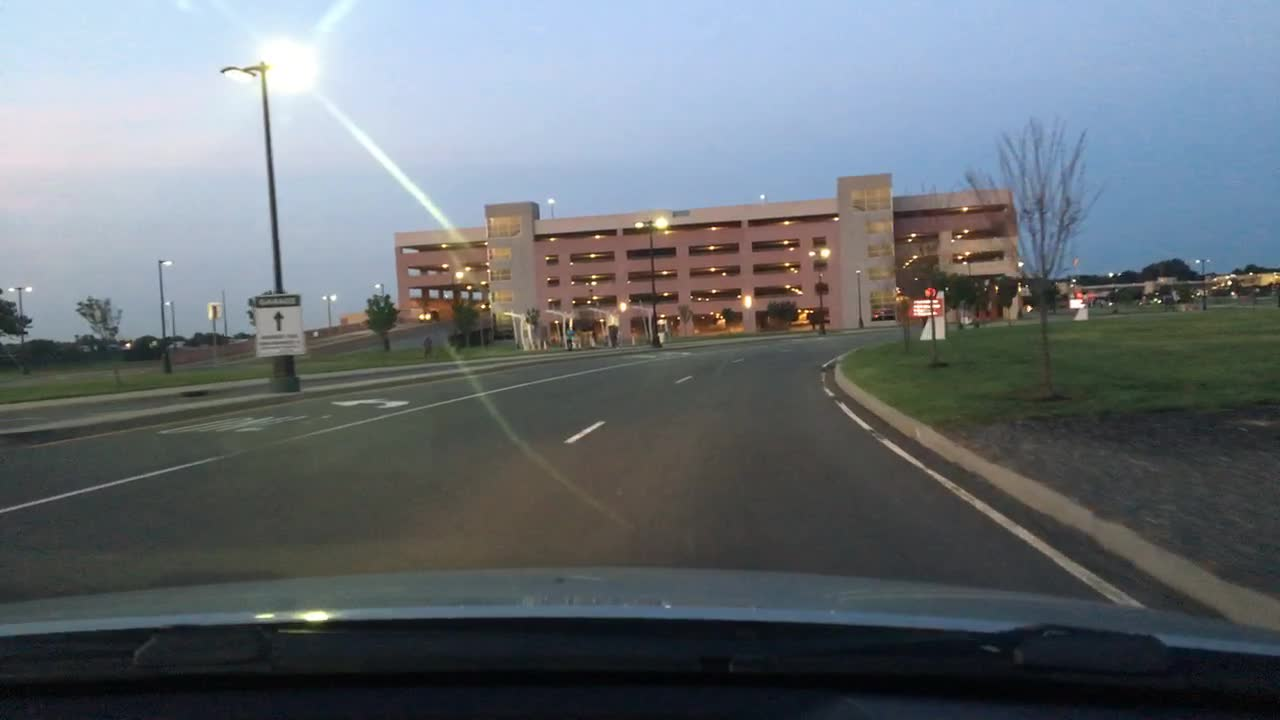
#> input picture data/raw/bdd_subset/images/0000f77c-62c2a288.jpg, 1280 x 720 px; its folder holds only this picture in this run
$ python -i restoration.py   (imports and definitions only)
#> lines starting #> are read from the running program, lines starting #| are printed output that depends on the picture
"""
Restoration / enhancement module (Stage 3: classical pre-processing fixes).

  - restore_compression : bilateral filtering on luma channel (deblocking)
  - restore_lowlight     : gamma correction + CLAHE local contrast boost
  - restore_motion_blur  : three motion-blur deconvolution variants are kept side by
                            side (not just the final one) because comparing them is
                            itself part of this project's story -- see README §7.1 and
                            results/tables/motion_blur_method_comparison.csv.

All existing, standard techniques (cv2 / skimage) - no custom algorithms.
"""
import cv2
import numpy as np
from skimage.restoration import wiener as skimage_wiener, richardson_lucy

from distortions import get_motion_blur_kernel


# [7 lines left out: function restore_compression, not called in this run]


def restore_lowlight(img_rgb: np.ndarray, gamma: float = 0.35, clip_limit: float = 6.0) -> np.ndarray:
    """Gamma-lift dark pixels, then CLAHE for local contrast on the L channel (LAB space)."""
#> called with gamma = 0.35, clip_limit = 6
    lut = ((np.arange(256) / 255.0) ** gamma * 255)
    lut = np.clip(lut, 0, 255).astype(np.uint8)
    img_gamma = cv2.LUT(img_rgb, lut)
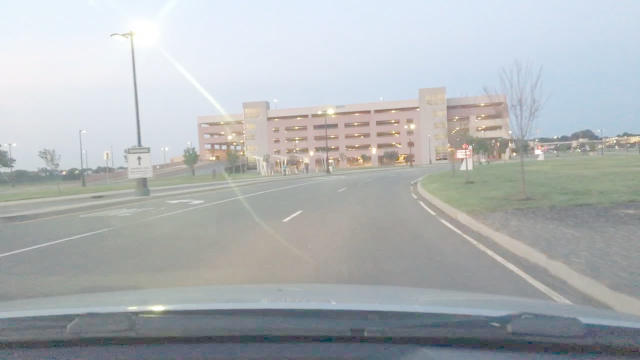
#> img_gamma: shape (720, 1280, 3) (shown at 1/2 size); mean R, G, B 175.8, 180.2, 182.1

    lab = cv2.cvtColor(img_gamma, cv2.COLOR_RGB2LAB)
#> lab: shape (720, 1280, 3); mean of channels 0, 1, 2 185.6, 127, 126.6
    l, a, b = cv2.split(lab)
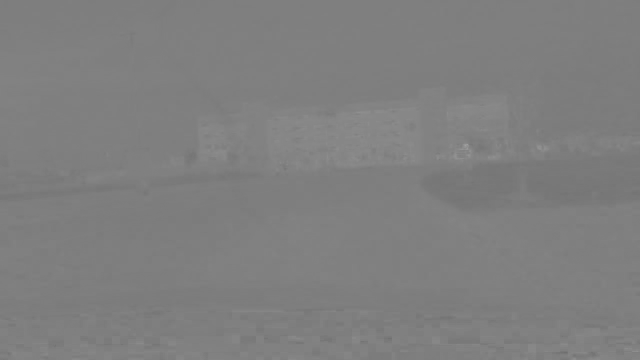
#> a: shape (720, 1280) (shown at 1/2 size); min 106, max 178, mean 127
    clahe = cv2.createCLAHE(clipLimit=clip_limit, tileGridSize=(8, 8))
    l = clahe.apply(l)
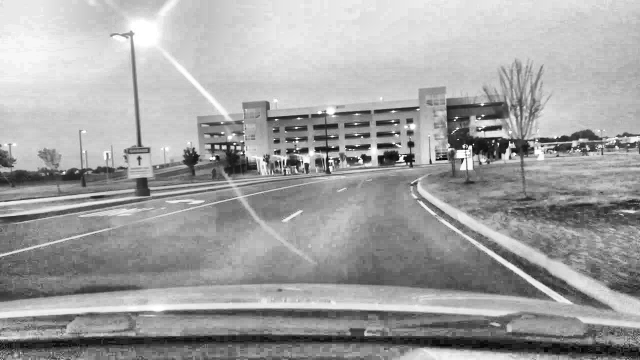
#> l: shape (720, 1280) (shown at 1/2 size); min 1, max 255, mean 162.3
    out = cv2.cvtColor(cv2.merge([l, a, b]), cv2.COLOR_LAB2RGB)
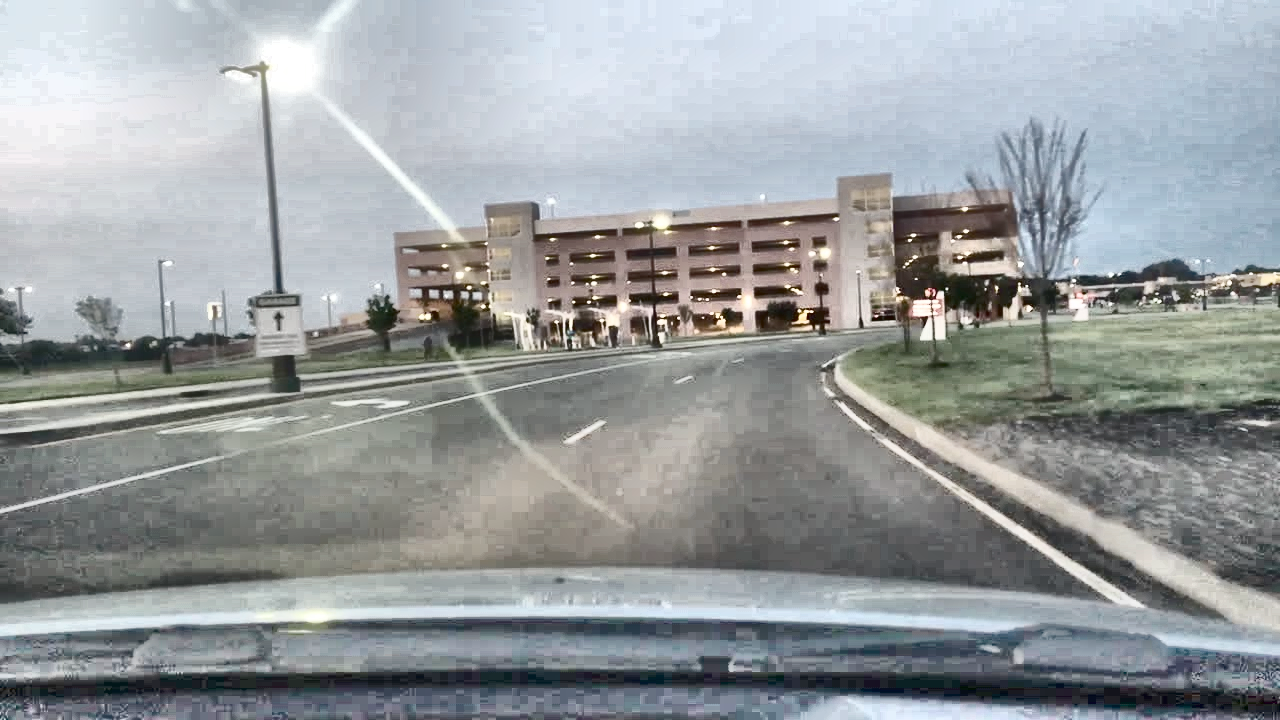
#> out: shape (720, 1280, 3); mean R, G, B 152.3, 156.8, 158.7
    return out


# ----------------------------------------------------------------------
# Motion blur: three variants, kept side by side deliberately.
#
# WHY Wiener deconvolution degrades as the blur kernel gets longer (this is the
# actual mechanism, not just "it needed tuning"):
#
# Wiener deconvolution works in the frequency domain: it divides by the blur
# kernel's frequency response (regularized by `balance` to avoid dividing by ~0).
# A linear motion-blur kernel of length L has a sinc-shaped frequency response with
# *zeros* (nulls) spaced ~1/L apart - the longer the kernel, the MORE nulls, MORE
# densely packed. Near each null, the unregularized inverse blows up, amplifying
# whatever noise/quantization exists at that frequency. A single `balance` value is
# a single global tradeoff between "suppress noise near the nulls" and "actually
# deblur" - for a long kernel with many closely-spaced nulls, no single value works
# well everywhere: too small -> severe amplification (visible as periodic spatial
# ringing, since the nulls are periodic in frequency); too large -> the deblurring
# effect is suppressed almost everywhere, barely better than the blurred input.
#
# Richardson-Lucy is iterative and multiplicative rather than a single frequency-
# domain division, so it doesn't hit that same hard singularity - and because each
# iteration is roughly a gradient step, the iteration COUNT itself is the
# regularization knob (early stopping), which turned out to generalize across all
# 5 severity levels with one fixed value instead of needing a per-level lookup table.
# ----------------------------------------------------------------------

# [11 lines left out: function restore_motion_blur_wiener_fixed, not called in this run]


# Empirically tuned per kernel size (see README §7.1): larger blur kernels need much
# stronger regularization to avoid ringing, at the cost of weaker deblurring.
_KERNEL_TO_BALANCE = {5: 0.02, 9: 0.05, 15: 0.3, 21: 0.6, 31: 1.5}


# [6 lines left out: function restore_motion_blur_wiener_tuned, not called in this run]


_RL_ITERATIONS = 3


# [11 lines left out: function restore_motion_blur_richardson_lucy, not called in this run]


# The pipeline (Stage 3, main results) uses Wiener with tuned regularization - it has
# the best detection F1 of all three methods (0.357 vs. 0.323 for doing nothing at all),
# even though Richardson-Lucy looks cleaner and has better edge/line IoU. See README
# §7.1 for the full comparison across all methods and severity levels - the two
# metrics genuinely disagree on which method is "best," which is itself the finding.
def restore_motion_blur(img_rgb: np.ndarray, kernel_size: int, angle: float = 0.0) -> np.ndarray:
    return restore_motion_blur_wiener_tuned(img_rgb, kernel_size, angle)


MOTION_BLUR_METHODS = {
    "wiener_fixed": restore_motion_blur_wiener_fixed,
    "wiener_tuned": restore_motion_blur_wiener_tuned,
    "richardson_lucy": restore_motion_blur_richardson_lucy,
}


RESTORE_FN = {
    "compression": lambda img, param: restore_compression(img),
    "lowlight": lambda img, param: restore_lowlight(img),
    "motion_blur": lambda img, param: restore_motion_blur(img, kernel_size=param, angle=0.0),
}


def restore(img_rgb: np.ndarray, distortion: str, param) -> np.ndarray:
    return RESTORE_FN[distortion](img_rgb, param)


# [22 lines not run here, left out]

>>> import cv2
>>> picture = cv2.cvtColor(cv2.imread('../data/raw/bdd_subset/images/0000f77c-62c2a288.jpg'), cv2.COLOR_BGR2RGB)
>>> result = restore_lowlight(picture)

$ run again, on data/raw/bdd_subset/images/0000f77c-cb820c98.jpg
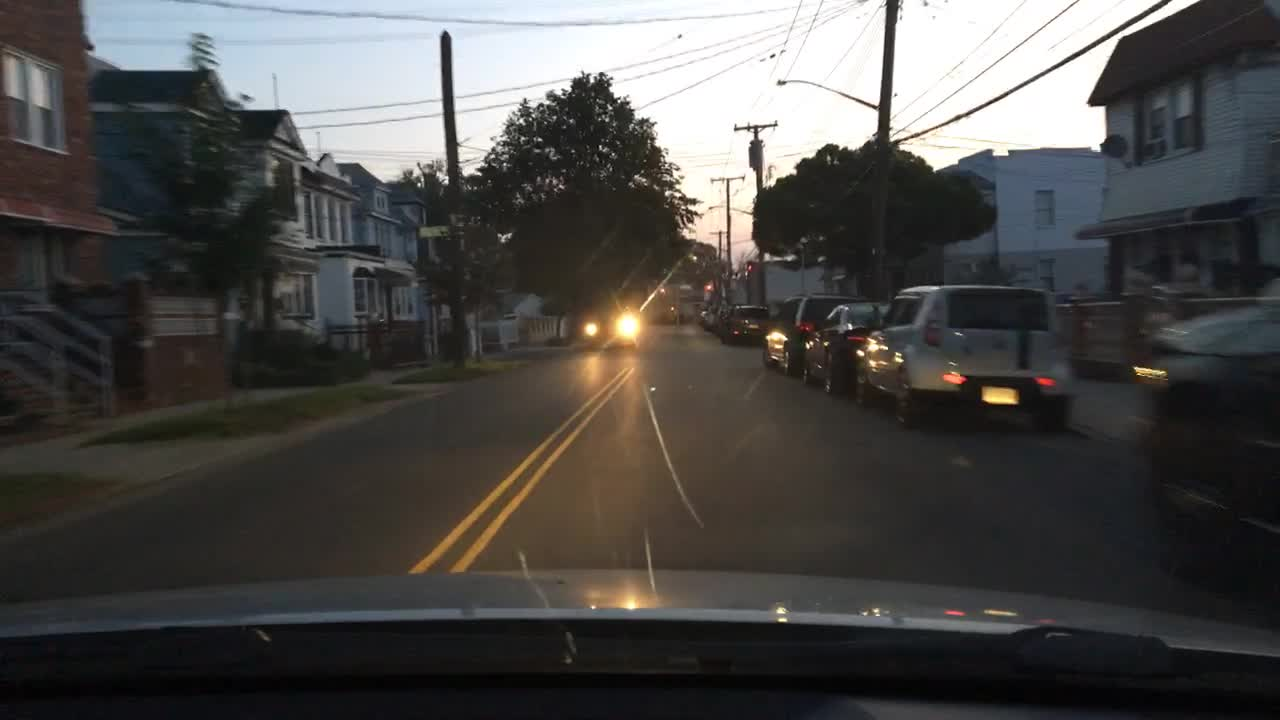
#> input picture data/raw/bdd_subset/images/0000f77c-cb820c98.jpg, 1280 x 720 px
#> lab: shape (720, 1280, 3); mean of channels 0, 1, 2 158.7, 128.1, 129
#> in restore_lowlight, `l, a, b = cv2.split(lab)`:
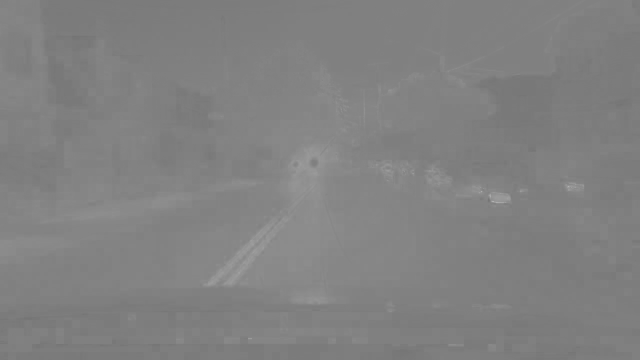
#> b: shape (720, 1280) (shown at 1/2 size); min 115, max 199, mean 129
#> in restore_lowlight, `out = cv2.cvtColor(cv2.merge([l, a, b]), cv2.COLOR_LAB2RGB)`:
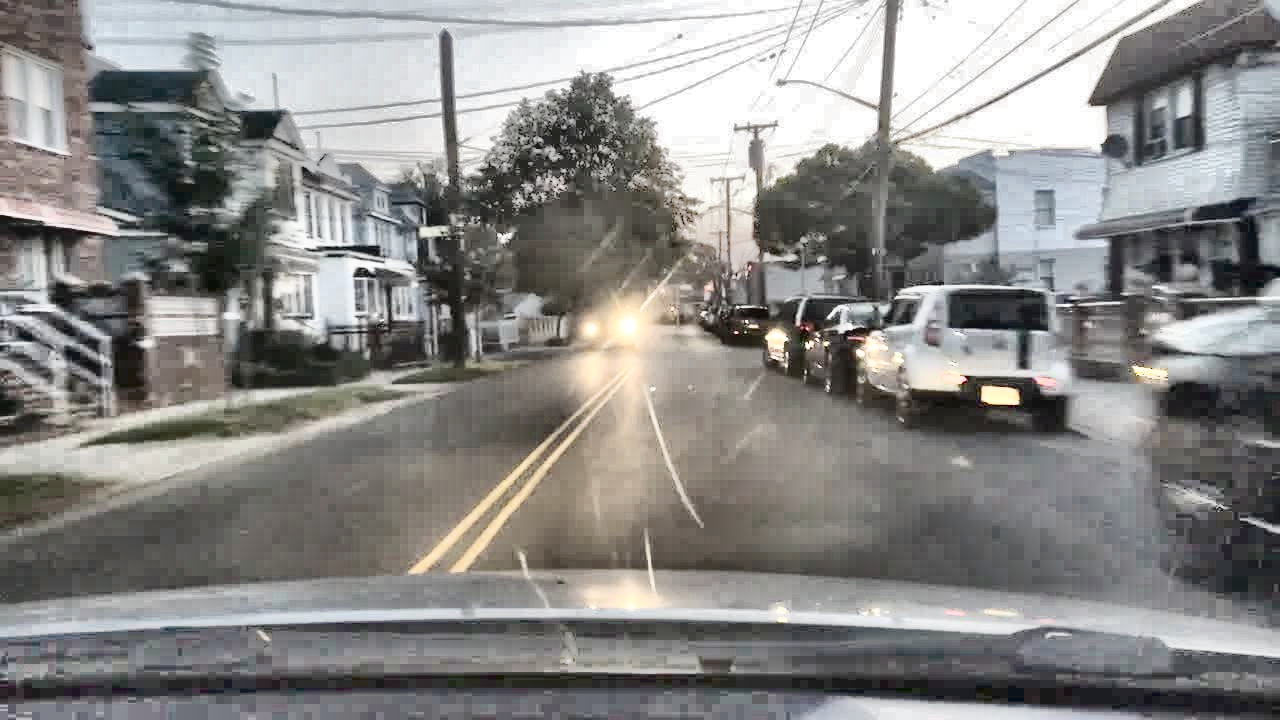
#> out: shape (720, 1280, 3); mean R, G, B 138.3, 137.4, 135.8

$ run again, on data/raw/bdd_subset/images/000e0252-8523a4a9.jpg
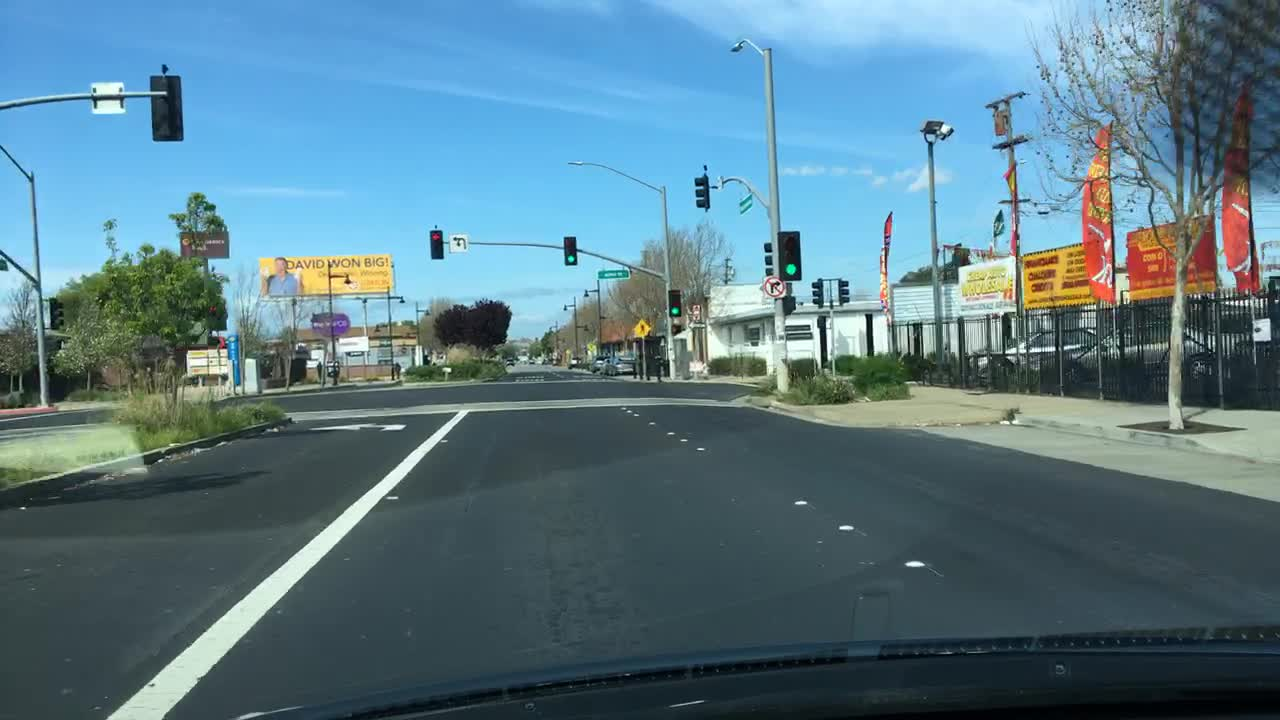
#> input picture data/raw/bdd_subset/images/000e0252-8523a4a9.jpg, 1280 x 720 px
#> lab: shape (720, 1280, 3); mean of channels 0, 1, 2 192.8, 122.5, 123.1
#> in restore_lowlight, `l = clahe.apply(l)`:
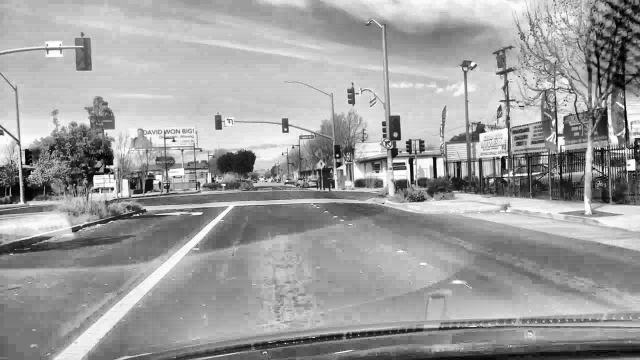
#> l: shape (720, 1280) (shown at 1/2 size); min 0, max 255, mean 158
#> in restore_lowlight, `out = cv2.cvtColor(cv2.merge([l, a, b]), cv2.COLOR_LAB2RGB)`:
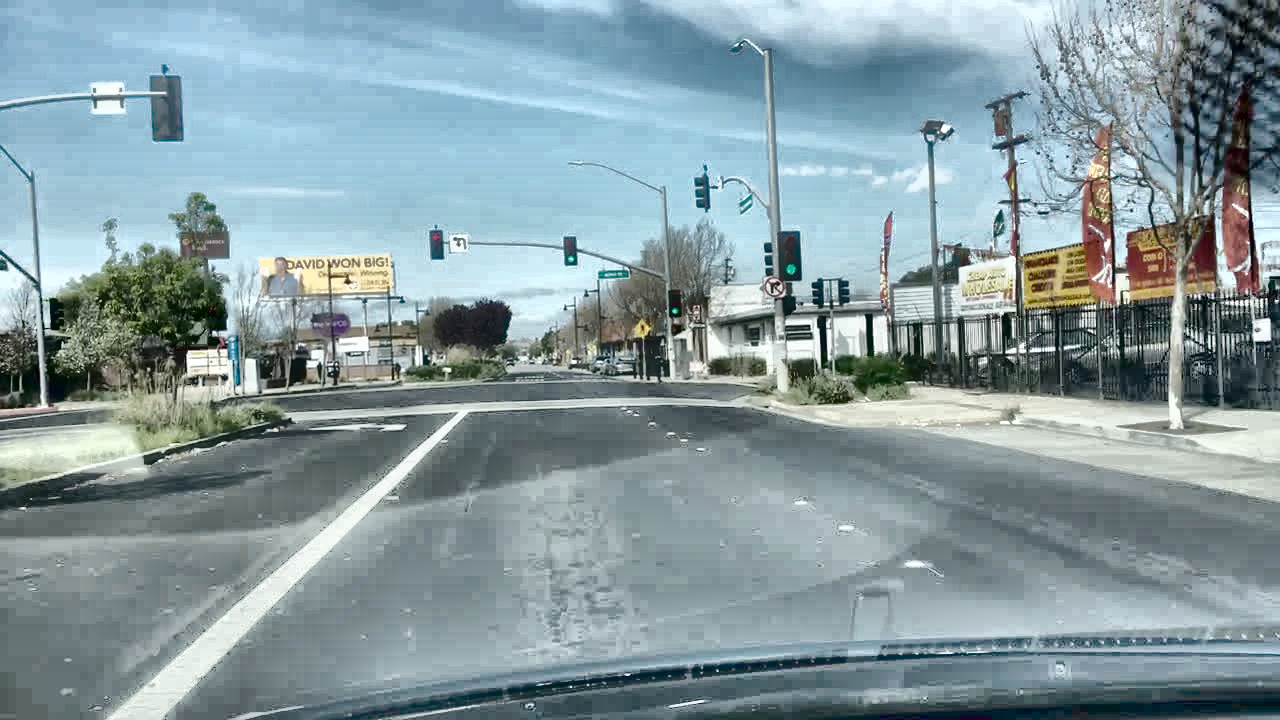
#> out: shape (720, 1280, 3); mean R, G, B 135, 155, 160.2
